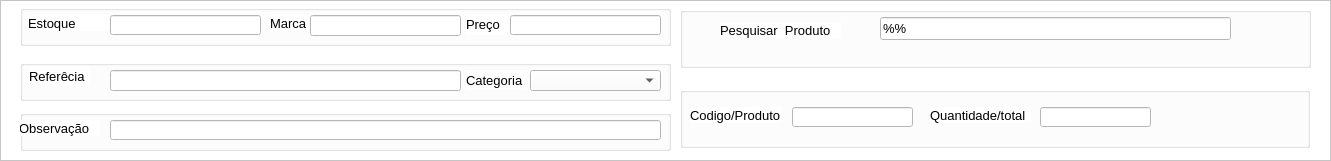
       <widget class="QFrame" name="frame_10">
        <property name="geometry">
         <rect>
          <x>10</x>
          <y>130</y>
          <width>1331</width>
          <height>161</height>
         </rect>
        </property>
        <property name="styleSheet">
         <string notr="true">background-color: rgb(255, 255, 255);</string>
        </property>
        <property name="frameShape">
         <enum>QFrame::StyledPanel</enum>
        </property>
        <property name="frameShadow">
         <enum>QFrame::Raised</enum>
        </property>
        <widget class="QGroupBox" name="groupBox_3">
         <property name="geometry">
          <rect>
           <x>20</x>
           <y>5</y>
           <width>651</width>
           <height>41</height>
          </rect>
         </property>
         <property name="title">
          <string/>
         </property>
         <widget class="QLineEdit" name="bairroCliente_2">
          <property name="geometry">
           <rect>
            <x>490</x>
            <y>10</y>
            <width>151</width>
            <height>20</height>
           </rect>
          </property>
          <property name="font">
           <font>
            <pointsize>10</pointsize>
           </font>
          </property>
          <property name="styleSheet">
           <string notr="true">background-color: rgb(255, 255, 255);</string>
          </property>
          <property name="text">
           <string/>
          </property>
         </widget>
         <widget class="QLabel" name="label_57">
          <property name="geometry">
           <rect>
            <x>250</x>
            <y>10</y>
            <width>41</width>
            <height>16</height>
           </rect>
          </property>
          <property name="font">
           <font>
            <family>Arial</family>
            <pointsize>10</pointsize>
           </font>
          </property>
          <property name="text">
           <string>Marca</string>
          </property>
         </widget>
         <widget class="QLineEdit" name="cepCliente_2">
          <property name="geometry">
           <rect>
            <x>90</x>
            <y>10</y>
            <width>151</width>
            <height>20</height>
           </rect>
          </property>
          <property name="font">
           <font>
            <pointsize>10</pointsize>
           </font>
          </property>
          <property name="styleSheet">
           <string notr="true">background-color: rgb(255, 255, 255);</string>
          </property>
          <property name="text">
           <string/>
          </property>
         </widget>
         <widget class="QLineEdit" name="cidadeCliente_2">
          <property name="geometry">
           <rect>
            <x>290</x>
            <y>10</y>
            <width>151</width>
            <height>21</height>
           </rect>
          </property>
          <property name="font">
           <font>
            <pointsize>10</pointsize>
           </font>
          </property>
          <property name="styleSheet">
           <string notr="true">background-color: rgb(255, 255, 255);</string>
          </property>
          <property name="text">
           <string/>
          </property>
         </widget>
         <widget class="QLabel" name="label_79">
          <property name="geometry">
           <rect>
            <x>8</x>
            <y>10</y>
            <width>81</width>
            <height>16</height>
           </rect>
          </property>
          <property name="font">
           <font>
            <family>Arial</family>
            <pointsize>10</pointsize>
           </font>
          </property>
          <property name="text">
           <string>Estoque</string>
          </property>
         </widget>
         <widget class="QLabel" name="label_58">
          <property name="geometry">
           <rect>
            <x>446</x>
            <y>9</y>
            <width>41</width>
            <height>21</height>
           </rect>
          </property>
          <property name="font">
           <font>
            <family>Arial</family>
            <pointsize>10</pointsize>
           </font>
          </property>
          <property name="text">
           <string>Preço</string>
          </property>
         </widget>
        </widget>
        <widget class="QGroupBox" name="groupBox_5">
         <property name="geometry">
          <rect>
           <x>20</x>
           <y>60</y>
           <width>651</width>
           <height>41</height>
          </rect>
         </property>
         <property name="title">
          <string/>
         </property>
         <widget class="QComboBox" name="catCliente_2">
          <property name="geometry">
           <rect>
            <x>510</x>
            <y>10</y>
            <width>131</width>
            <height>21</height>
           </rect>
          </property>
          <property name="cursor">
           <cursorShape>PointingHandCursor</cursorShape>
          </property>
          <property name="styleSheet">
           <string notr="true">background-color: rgb(255, 255, 255);</string>
          </property>
         </widget>
         <widget class="QLabel" name="label_60">
          <property name="geometry">
           <rect>
            <x>446</x>
            <y>10</y>
            <width>61</width>
            <height>20</height>
           </rect>
          </property>
          <property name="font">
           <font>
            <family>Arial</family>
            <pointsize>10</pointsize>
           </font>
          </property>
          <property name="text">
           <string>Categoria</string>
          </property>
         </widget>
         <widget class="QLabel" name="label_49">
          <property name="geometry">
           <rect>
            <x>9</x>
            <y>6</y>
            <width>61</width>
            <height>20</height>
           </rect>
          </property>
          <property name="font">
           <font>
            <family>Arial</family>
            <pointsize>10</pointsize>
           </font>
          </property>
          <property name="text">
           <string>Referêcia</string>
          </property>
         </widget>
         <widget class="QLineEdit" name="enderecoCliente_2">
          <property name="geometry">
           <rect>
            <x>90</x>
            <y>10</y>
            <width>351</width>
            <height>21</height>
           </rect>
          </property>
          <property name="font">
           <font>
            <pointsize>10</pointsize>
           </font>
          </property>
          <property name="styleSheet">
           <string notr="true">background-color: rgb(255, 255, 255);</string>
          </property>
          <property name="text">
           <string/>
          </property>
         </widget>
        </widget>
        <widget class="QGroupBox" name="groupBox_14">
         <property name="geometry">
          <rect>
           <x>20</x>
           <y>110</y>
           <width>651</width>
           <height>41</height>
          </rect>
         </property>
         <property name="title">
          <string/>
         </property>
         <widget class="QLineEdit" name="compleCliente_2">
          <property name="geometry">
           <rect>
            <x>90</x>
            <y>10</y>
            <width>551</width>
            <height>20</height>
           </rect>
          </property>
          <property name="font">
           <font>
            <pointsize>10</pointsize>
           </font>
          </property>
          <property name="styleSheet">
           <string notr="true">background-color: rgb(255, 255, 255);</string>
          </property>
          <property name="text">
           <string/>
          </property>
         </widget>
         <widget class="QLabel" name="label_54">
          <property name="geometry">
           <rect>
            <x>-1</x>
            <y>10</y>
            <width>81</width>
            <height>16</height>
           </rect>
          </property>
          <property name="font">
           <font>
            <family>Arial</family>
            <pointsize>10</pointsize>
           </font>
          </property>
          <property name="text">
           <string>Observação</string>
          </property>
         </widget>
        </widget>
        <widget class="QGroupBox" name="groupBox_10">
         <property name="enabled">
          <bool>true</bool>
         </property>
         <property name="geometry">
          <rect>
           <x>680</x>
           <y>7</y>
           <width>631</width>
           <height>61</height>
          </rect>
         </property>
         <property name="font">
          <font>
           <pointsize>10</pointsize>
           <weight>50</weight>
           <bold>false</bold>
          </font>
         </property>
         <property name="styleSheet">
          <string notr="true">color: rgb(0, 0, 0);</string>
         </property>
         <property name="title">
          <string/>
         </property>
         <widget class="QLineEdit" name="lineEdit_12">
          <property name="geometry">
           <rect>
            <x>200</x>
            <y>10</y>
            <width>351</width>
            <height>23</height>
           </rect>
          </property>
          <property name="font">
           <font>
            <pointsize>10</pointsize>
           </font>
          </property>
          <property name="toolTip">
           <string>% para iniciais e %% para qualquer posição</string>
          </property>
          <property name="styleSheet">
           <string notr="true">background-color: rgb(255, 255, 255);
color: rgb(0, 0, 0);</string>
          </property>
          <property name="text">
           <string>%%</string>
          </property>
         </widget>
         <widget class="QPushButton" name="pushButton_7">
          <property name="geometry">
           <rect>
            <x>558</x>
            <y>6</y>
            <width>50</width>
            <height>30</height>
           </rect>
          </property>
          <property name="font">
           <font>
            <pointsize>10</pointsize>
            <weight>75</weight>
            <bold>true</bold>
           </font>
          </property>
          <property name="cursor">
           <cursorShape>PointingHandCursor</cursorShape>
          </property>
          <property name="focusPolicy">
           <enum>Qt::NoFocus</enum>
          </property>
          <property name="toolTip">
           <string>Pesquisar produto</string>
          </property>
          <property name="styleSheet">
           <string notr="true">background-color: rgb(85, 170, 255);</string>
          </property>
          <property name="text">
           <string/>
          </property>
          <property name="icon">
           <iconset>
            <normaloff>../Imagens/lupa.ico</normaloff>../Imagens/lupa.ico</iconset>
          </property>
          <property name="iconSize">
           <size>
            <width>34</width>
            <height>39</height>
           </size>
          </property>
          <property name="autoDefault">
           <bool>true</bool>
          </property>
          <property name="flat">
           <bool>true</bool>
          </property>
         </widget>
         <widget class="QLabel" name="label_5">
          <property name="geometry">
           <rect>
            <x>40</x>
            <y>15</y>
            <width>121</width>
            <height>16</height>
           </rect>
          </property>
          <property name="font">
           <font>
            <pointsize>10</pointsize>
           </font>
          </property>
          <property name="text">
           <string>Pesquisar  Produto</string>
          </property>
         </widget>
        </widget>
        <widget class="QGroupBox" name="groupBox_8">
         <property name="enabled">
          <bool>true</bool>
         </property>
         <property name="geometry">
          <rect>
           <x>680</x>
           <y>87</y>
           <width>630</width>
           <height>61</height>
          </rect>
         </property>
         <property name="font">
          <font>
           <pointsize>10</pointsize>
           <weight>50</weight>
           <bold>false</bold>
          </font>
         </property>
         <property name="styleSheet">
          <string notr="true">color: rgb(0, 0, 0);</string>
         </property>
         <property name="title">
          <string/>
         </property>
         <widget class="QPushButton" name="pushButton_11">
          <property name="geometry">
           <rect>
            <x>510</x>
            <y>10</y>
            <width>41</width>
            <height>31</height>
           </rect>
          </property>
          <property name="font">
           <font>
            <pointsize>10</pointsize>
            <weight>75</weight>
            <bold>true</bold>
           </font>
          </property>
          <property name="cursor">
           <cursorShape>PointingHandCursor</cursorShape>
          </property>
          <property name="focusPolicy">
           <enum>Qt::NoFocus</enum>
          </property>
          <property name="toolTip">
           <string>Atualizar estoque dos produtos</string>
          </property>
          <property name="styleSheet">
           <string notr="true">background-color: rgb(85, 170, 255);</string>
          </property>
          <property name="text">
           <string/>
          </property>
          <property name="icon">
           <iconset>
            <normaloff>../Imagens/Atualizar.png</normaloff>../Imagens/Atualizar.png</iconset>
          </property>
          <property name="iconSize">
           <size>
            <width>32</width>
            <height>42</height>
           </size>
          </property>
          <property name="autoDefault">
           <bool>true</bool>
          </property>
          <property name="flat">
           <bool>true</bool>
          </property>
         </widget>
         <widget class="QLineEdit" name="lineEdit_46">
          <property name="geometry">
           <rect>
            <x>112</x>
            <y>20</y>
            <width>121</width>
            <height>20</height>
           </rect>
          </property>
          <property name="font">
           <font>
            <pointsize>10</pointsize>
           </font>
          </property>
          <property name="styleSheet">
           <string notr="true">background-color: rgb(255, 255, 255);
color: rgb(0, 0, 0);</string>
          </property>
         </widget>
         <widget class="QLineEdit" name="lineEdit_47">
          <property name="geometry">
           <rect>
            <x>360</x>
            <y>20</y>
            <width>111</width>
            <height>20</height>
           </rect>
          </property>
          <property name="font">
           <font>
            <pointsize>10</pointsize>
           </font>
          </property>
          <property name="styleSheet">
           <string notr="true">background-color: rgb(255, 255, 255);
color: rgb(0, 0, 0);</string>
          </property>
         </widget>
         <widget class="QLabel" name="label_73">
          <property name="geometry">
           <rect>
            <x>10</x>
            <y>20</y>
            <width>91</width>
            <height>16</height>
           </rect>
          </property>
          <property name="font">
           <font>
            <pointsize>10</pointsize>
            <weight>50</weight>
            <bold>false</bold>
           </font>
          </property>
          <property name="styleSheet">
           <string notr="true"/>
          </property>
          <property name="text">
           <string>Codigo/Produto</string>
          </property>
         </widget>
         <widget class="QLabel" name="label_74">
          <property name="geometry">
           <rect>
            <x>250</x>
            <y>20</y>
            <width>101</width>
            <height>16</height>
           </rect>
          </property>
          <property name="font">
           <font>
            <pointsize>10</pointsize>
            <weight>50</weight>
            <bold>false</bold>
           </font>
          </property>
          <property name="styleSheet">
           <string notr="true"/>
          </property>
          <property name="text">
           <string>Quantidade/total</string>
          </property>
         </widget>
         <widget class="QPushButton" name="geraexcel_2">
          <property name="geometry">
           <rect>
            <x>580</x>
            <y>10</y>
            <width>31</width>
            <height>31</height>
           </rect>
          </property>
          <property name="font">
           <font>
            <pointsize>8</pointsize>
            <weight>75</weight>
            <bold>true</bold>
           </font>
          </property>
          <property name="cursor">
           <cursorShape>PointingHandCursor</cursorShape>
          </property>
          <property name="focusPolicy">
           <enum>Qt::NoFocus</enum>
          </property>
          <property name="toolTip">
           <string>Gerar relatorio dos produtos</string>
          </property>
          <property name="styleSheet">
           <string notr="true">background-color: rgb(85, 170, 255);</string>
          </property>
          <property name="text">
           <string/>
          </property>
          <property name="icon">
           <iconset>
            <normaloff>../Imagens/excel.png</normaloff>../Imagens/excel.png</iconset>
          </property>
          <property name="iconSize">
           <size>
            <width>32</width>
            <height>42</height>
           </size>
          </property>
          <property name="shortcut">
           <string/>
          </property>
          <property name="checkable">
           <bool>false</bool>
          </property>
          <property name="checked">
           <bool>false</bool>
          </property>
          <property name="autoDefault">
           <bool>true</bool>
          </property>
          <property name="flat">
           <bool>true</bool>
          </property>
         </widget>
        </widget>
       </widget>
